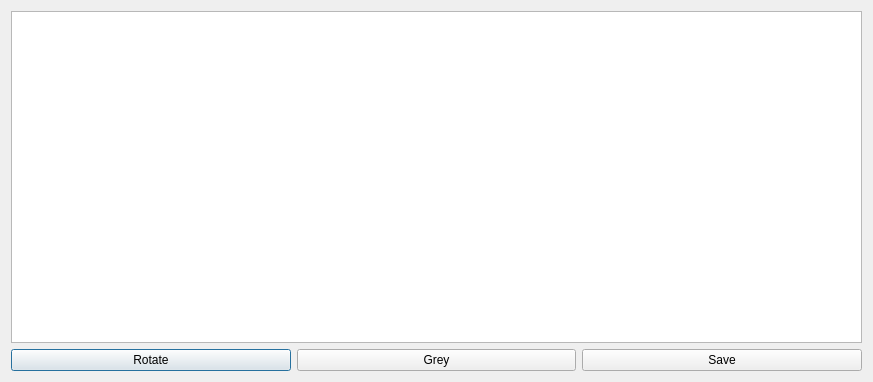
<?xml version="1.0" encoding="UTF-8"?>
<ui version="4.0">
 <class>Edit</class>
 <widget class="QDialog" name="Edit">
  <property name="geometry">
   <rect>
    <x>0</x>
    <y>0</y>
    <width>873</width>
    <height>382</height>
   </rect>
  </property>
  <property name="windowTitle">
   <string>Dialog</string>
  </property>
  <layout class="QGridLayout" name="gridLayout">
   <item row="0" column="0" colspan="3">
    <widget class="QGraphicsView" name="graphicsView"/>
   </item>
   <item row="1" column="0">
    <widget class="QPushButton" name="rotate">
     <property name="text">
      <string>Rotate</string>
     </property>
    </widget>
   </item>
   <item row="1" column="1">
    <widget class="QPushButton" name="pushButton_2">
     <property name="text">
      <string>Grey</string>
     </property>
    </widget>
   </item>
   <item row="1" column="2">
    <widget class="QPushButton" name="pushButton">
     <property name="text">
      <string>Save</string>
     </property>
    </widget>
   </item>
  </layout>
 </widget>
 <resources/>
 <connections/>
</ui>
